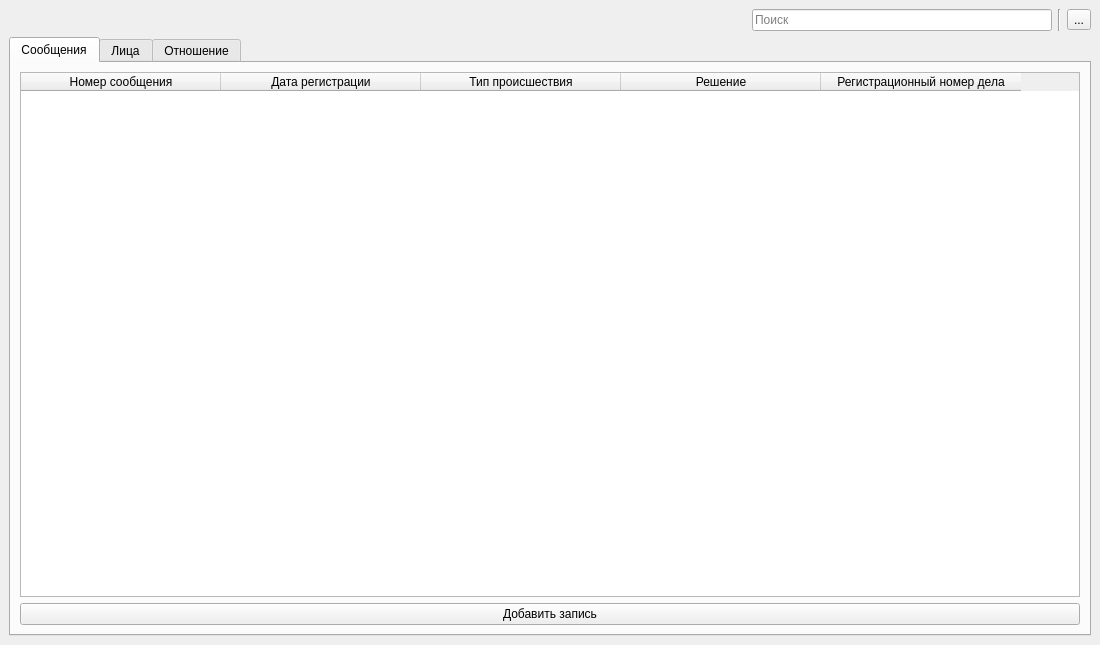
<?xml version="1.0" encoding="UTF-8"?>
<ui version="4.0">
 <class>MainWindow</class>
 <widget class="QMainWindow" name="MainWindow">
  <property name="geometry">
   <rect>
    <x>0</x>
    <y>0</y>
    <width>1100</width>
    <height>645</height>
   </rect>
  </property>
  <property name="minimumSize">
   <size>
    <width>1100</width>
    <height>0</height>
   </size>
  </property>
  <property name="maximumSize">
   <size>
    <width>16777215</width>
    <height>16777215</height>
   </size>
  </property>
  <property name="windowTitle">
   <string>MainWindow</string>
  </property>
  <widget class="QWidget" name="centralwidget">
   <layout class="QVBoxLayout" name="verticalLayout_3" stretch="0,0">
    <item>
     <layout class="QHBoxLayout" name="horizontalLayout">
      <item>
       <spacer name="horizontalSpacer">
        <property name="orientation">
         <enum>Qt::Horizontal</enum>
        </property>
        <property name="sizeHint" stdset="0">
         <size>
          <width>100</width>
          <height>20</height>
         </size>
        </property>
       </spacer>
      </item>
      <item>
       <widget class="QLineEdit" name="LE_find">
        <property name="maximumSize">
         <size>
          <width>300</width>
          <height>16777215</height>
         </size>
        </property>
        <property name="placeholderText">
         <string>Поиск</string>
        </property>
       </widget>
      </item>
      <item>
       <widget class="Line" name="line">
        <property name="orientation">
         <enum>Qt::Vertical</enum>
        </property>
       </widget>
      </item>
      <item>
       <widget class="QToolButton" name="TB_tools">
        <property name="text">
         <string>...</string>
        </property>
       </widget>
      </item>
     </layout>
    </item>
    <item>
     <widget class="QTabWidget" name="tabWidget">
      <property name="minimumSize">
       <size>
        <width>0</width>
        <height>0</height>
       </size>
      </property>
      <property name="tabPosition">
       <enum>QTabWidget::North</enum>
      </property>
      <property name="tabShape">
       <enum>QTabWidget::Rounded</enum>
      </property>
      <property name="currentIndex">
       <number>0</number>
      </property>
      <widget class="QWidget" name="tab">
       <attribute name="title">
        <string>Сообщения</string>
       </attribute>
       <layout class="QVBoxLayout" name="verticalLayout">
        <item>
         <widget class="QTableWidget" name="TW_messages">
          <property name="minimumSize">
           <size>
            <width>1060</width>
            <height>0</height>
           </size>
          </property>
          <property name="horizontalScrollBarPolicy">
           <enum>Qt::ScrollBarAlwaysOff</enum>
          </property>
          <attribute name="horizontalHeaderVisible">
           <bool>true</bool>
          </attribute>
          <attribute name="horizontalHeaderCascadingSectionResizes">
           <bool>false</bool>
          </attribute>
          <attribute name="horizontalHeaderMinimumSectionSize">
           <number>200</number>
          </attribute>
          <attribute name="horizontalHeaderDefaultSectionSize">
           <number>200</number>
          </attribute>
          <attribute name="horizontalHeaderShowSortIndicator" stdset="0">
           <bool>false</bool>
          </attribute>
          <attribute name="horizontalHeaderStretchLastSection">
           <bool>false</bool>
          </attribute>
          <column>
           <property name="text">
            <string>Номер сообщения</string>
           </property>
          </column>
          <column>
           <property name="text">
            <string>Дата регистрации</string>
           </property>
          </column>
          <column>
           <property name="text">
            <string>Тип происшествия</string>
           </property>
          </column>
          <column>
           <property name="text">
            <string>Решение</string>
           </property>
          </column>
          <column>
           <property name="text">
            <string>Регистрационный номер дела</string>
           </property>
          </column>
         </widget>
        </item>
        <item>
         <widget class="QPushButton" name="PB_m_entry">
          <property name="text">
           <string>Добавить запись</string>
          </property>
         </widget>
        </item>
       </layout>
      </widget>
      <widget class="QWidget" name="tab_2">
       <attribute name="title">
        <string>Лица</string>
       </attribute>
       <layout class="QVBoxLayout" name="verticalLayout_2">
        <item>
         <widget class="QTableWidget" name="TW_persons">
          <property name="minimumSize">
           <size>
            <width>1060</width>
            <height>0</height>
           </size>
          </property>
          <property name="horizontalScrollBarPolicy">
           <enum>Qt::ScrollBarAlwaysOff</enum>
          </property>
          <property name="showGrid">
           <bool>true</bool>
          </property>
          <attribute name="horizontalHeaderMinimumSectionSize">
           <number>166</number>
          </attribute>
          <attribute name="horizontalHeaderDefaultSectionSize">
           <number>166</number>
          </attribute>
          <column>
           <property name="text">
            <string>Регистрационный номер</string>
           </property>
          </column>
          <column>
           <property name="text">
            <string>Имя</string>
           </property>
          </column>
          <column>
           <property name="text">
            <string>Фамилия</string>
           </property>
          </column>
          <column>
           <property name="text">
            <string>Отчество</string>
           </property>
          </column>
          <column>
           <property name="text">
            <string>Адрес</string>
           </property>
          </column>
          <column>
           <property name="text">
            <string>Кол-во судимостей</string>
           </property>
           <property name="font">
            <font>
             <pointsize>10</pointsize>
             <kerning>true</kerning>
            </font>
           </property>
          </column>
         </widget>
        </item>
        <item>
         <widget class="QPushButton" name="PB_p_entry">
          <property name="text">
           <string>Добавить запись</string>
          </property>
         </widget>
        </item>
       </layout>
      </widget>
      <widget class="QWidget" name="tab_3">
       <attribute name="title">
        <string>Отношение</string>
       </attribute>
       <layout class="QVBoxLayout" name="verticalLayout_4">
        <item>
         <widget class="QTableWidget" name="TW_relations">
          <property name="minimumSize">
           <size>
            <width>1060</width>
            <height>0</height>
           </size>
          </property>
          <property name="horizontalScrollBarPolicy">
           <enum>Qt::ScrollBarAlwaysOff</enum>
          </property>
          <property name="sortingEnabled">
           <bool>true</bool>
          </property>
          <attribute name="horizontalHeaderDefaultSectionSize">
           <number>333</number>
          </attribute>
          <column>
           <property name="text">
            <string>Регистрационный номер сообщения</string>
           </property>
          </column>
          <column>
           <property name="text">
            <string>Регистрационный номер лица</string>
           </property>
          </column>
          <column>
           <property name="text">
            <string>Отношение к происшествию</string>
           </property>
          </column>
         </widget>
        </item>
        <item>
         <widget class="QPushButton" name="PB_r_entry">
          <property name="text">
           <string>Добавить запись</string>
          </property>
         </widget>
        </item>
       </layout>
      </widget>
     </widget>
    </item>
   </layout>
  </widget>
 </widget>
 <resources/>
 <connections/>
</ui>
